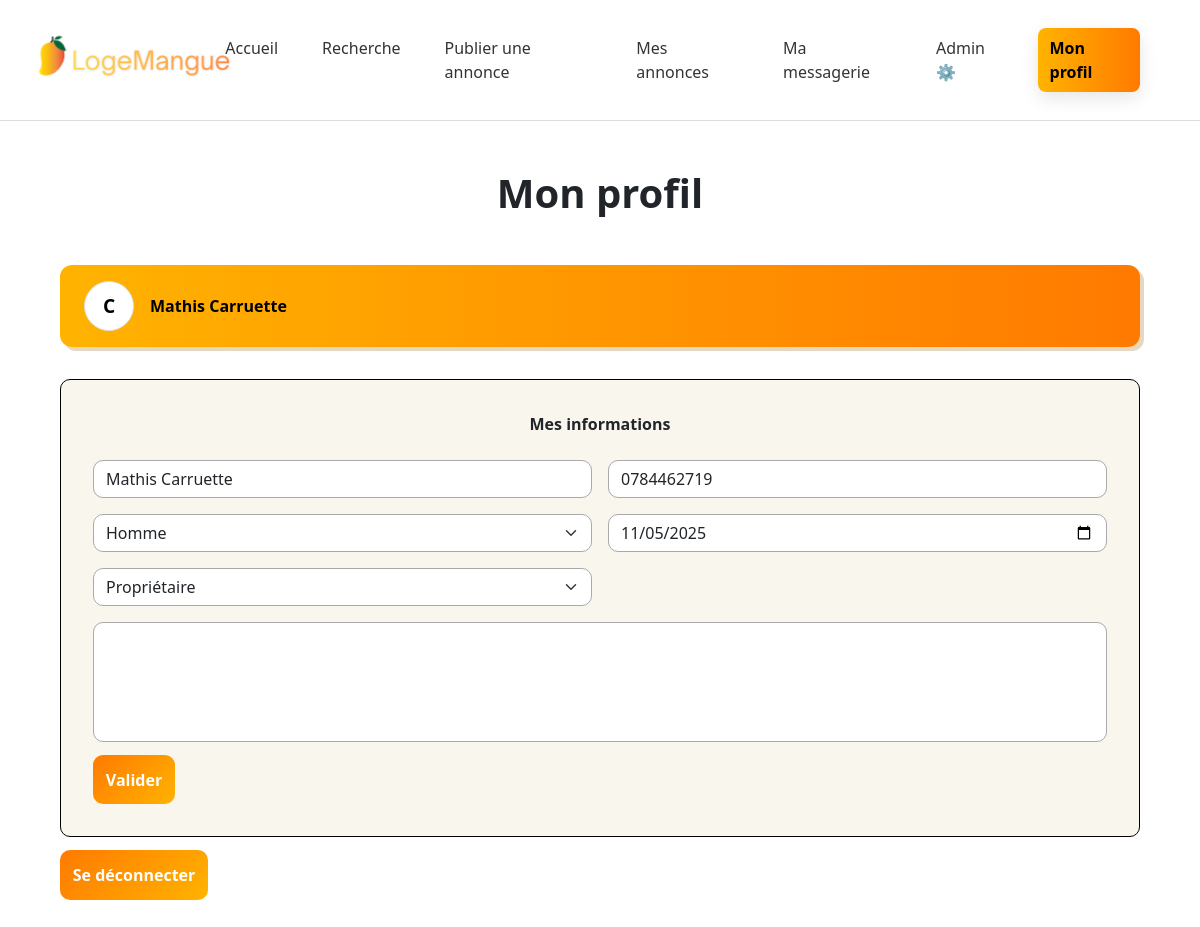
/php/profil.php (signed in), run on an earlier commit of the app's database.
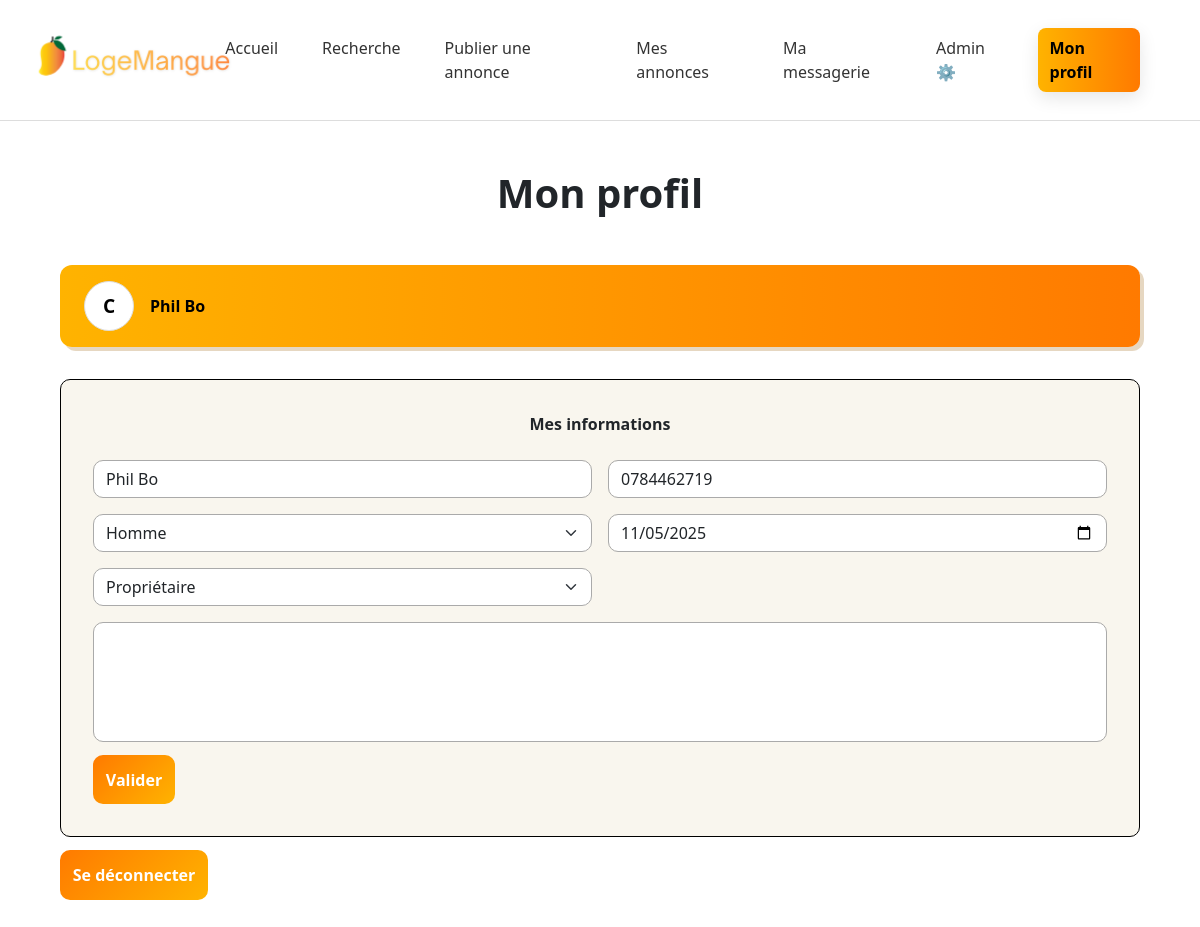
And on a later commit of the database.
### tables this page shows
CREATE TABLE `users` (
  `id` int(11) NOT NULL,
  `email` varchar(255) NOT NULL,
  `created_at` timestamp NOT NULL DEFAULT current_timestamp(),
  `password` varchar(255) NOT NULL,
  `nom` varchar(50) DEFAULT NULL,
  `prenom` varchar(50) DEFAULT NULL,
  `telephone` varchar(20) DEFAULT NULL,
  `note` decimal(5,2) DEFAULT NULL,
  `date_naissance` date DEFAULT NULL,
  `universite` varchar(100) DEFAULT NULL,
  `genre` varchar(10) DEFAULT NULL CHECK (`genre` in ('Homme','Femme','Autre')),
  `type_utilisateur` varchar(15) NOT NULL,
  `is_admin` tinyint(1) DEFAULT NULL,
  `biography` text DEFAULT NULL
);

### php/db2.php (called while the page is built, shortened)
<?php
$db_host = 'localhost';
$db_name = 'logemangue';
$db_user = 'websiteadmin';
$db_pass = 'websiteadmin';
?>
<?php
$userId = $_SESSION['user_id'];
$conn = new mysqli($db_host, $db_user, $db_pass, $db_name);
$sql = "SELECT nom, telephone, genre, date_naissance,is_admin, type_utilisateur, biography FROM users WHERE id = $userId";
$result = $conn->query($sql);
if ($result->num_rows > 0) {
    $user = $result->fetch_assoc();
} else {
    echo "Aucun utilisateur trouvé";
}
?>

### php/profil.php (the view, shortened to what this page needs)
<!DOCTYPE html>
<html lang="fr">
<head>
  <link href="https://cdn.jsdelivr.net/npm/bootstrap@5.3.3/dist/css/bootstrap.min.css" rel="stylesheet">
  <link rel="stylesheet" href="../css/style.css">
</head>
<?php
require 'db2.php';
?>
<?php include 'topbar.php'; ?>
<body>
    <div class="flex-grow-1 p-5">
      <h1 class="fw-bold text-center mb-5">Mon profil</h1>
      <div class="container">
        <div class="profile-header">
          <div class="avatar">C</div>
          <div><?php echo $user['nom']; ?></div>
        </div>
        <div class="info-box">
          <div class="info-title text-center">Mes informations</div>
          <form method="post" action="">
            <div class="row g-3 mb-3">
              <div class="col-md-6">
                <input type="text" name="nom" class="form-control" placeholder="Nom" value="<?php echo $user['nom']; ?>" required>
              </div>
              <div class="col-md-6">
                <input type="text" name="telephone" class="form-control" placeholder="Numéro de téléphone" value="<?php echo $user['telephone']; ?>" required>
              </div>
            </div>
            <div class="row g-3 mb-3">
              <div class="col-md-6">
                <select name="genre" class="form-select" required>
                    <option value="Homme" <?php if ($user['genre'] == 'Homme') echo 'selected'; ?>>Homme</option>
                </select>
              </div>
              <div class="col-md-6">
                <input type="date" name="date_naissance" class="form-control" placeholder="Date de naissance" value="<?php echo $user['date_naissance']; ?>" required>
              </div>
            </div>
            <div class="row g-3 mb-3">
              <div class="col-md-6">
                <select name="type_utilisateur" class="form-select" required>
                    <option value="Proprietaire" <?php if ($user['type_utilisateur'] == 'Proprietaire') echo 'selected'; ?>>Propriétaire</option>
                </select>
              </div>
            </div>
            <textarea class="form-control text-center" name="biography" placeholder="<?php echo $user['biography']; ?>"></textarea>
           <button type="submit" class="btn-login" name="valider">Valider</button>
          </form>
        </div>
          <form action="logout.php" method="post">
            <button class="btn-login text-center" type="submit" name="logout">Se déconnecter</button>
          </form>
      </div>
    </div>
</body>
</html>

What changed in the data, as far as the page shows it:
changed users "Homme": nom "Mathis Carruette" → "Phil Bo"
